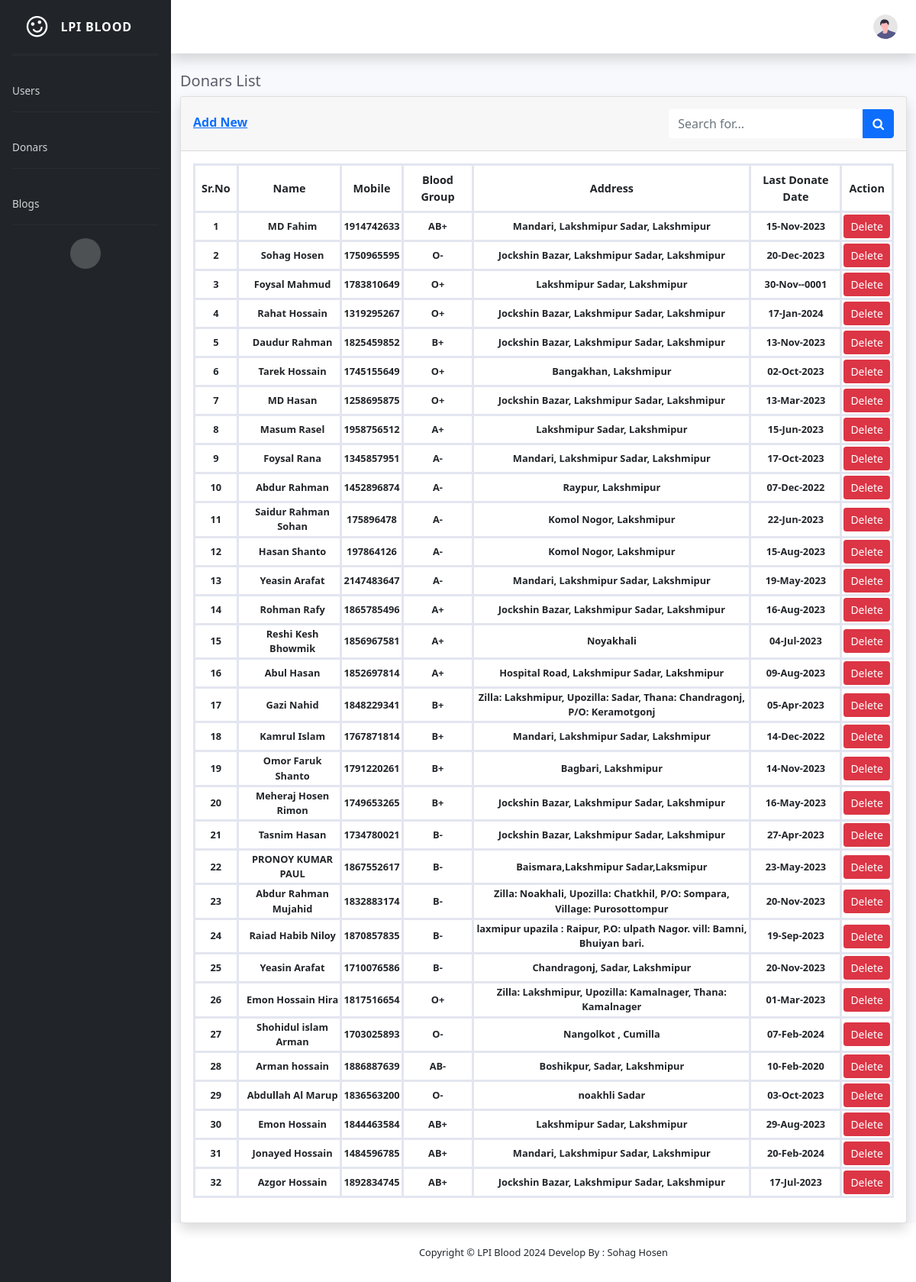
Screenshot of /admin/donors.php with the database file from the repository.
### tables this page shows
CREATE TABLE `donars` (
  `id` int(255) NOT NULL,
  `firstName` varchar(255) NOT NULL,
  `lastName` varchar(255) NOT NULL,
  `mobile` int(255) NOT NULL,
  `email` varchar(255) NOT NULL,
  `address` text NOT NULL,
  `blood_group` varchar(255) NOT NULL,
  `weight` int(255) NOT NULL,
  `f_num` int(255) NOT NULL,
  `last_donate_date` date NOT NULL,
  `img` varchar(255) NOT NULL
);

### admin/donors.php (the view, shortened to what this page needs)
<?php include 'header.php';
$sql = "SELECT * FROM donars";
$query = mysqli_query($con, $sql);
$rows = mysqli_num_rows($query);
?>
   <div class="container-fluid" id="adminPage">
      <h5 class="mb-2 text-gray-800">Donars List</h5>
      <div class="card shadow">
         <div class="card-header py-3 d-flex justify-content-between">
            <div>
               <a href="user_add.php">
                  <h6 class="font-weight-bold text-primary mt-2">Add New</h6>
               </a>
            </div>
            <div>
               <form class="navbar-search">
                  <div class="input-group">
                     <input type="text" class="form-control bg-white border-0 small" placeholder="Search for...">
                     <div class="input-group-append">
                        <button class="btn btn-primary" type="button"> <i class="fa fa-search"></i> </button>
                     </div>
                  </div>
               </form>
            </div>
         </div>
         <div class="card-body">
            <div class="table-responsive">
               <table class="table table-bordered" id="dataTable" width="100%" cellspacing="0">
                  <thead>
                     <tr>
                        <th>Sr.No</th>
                        <th>Name</th>
                        <th>Mobile</th>
                        <th>Blood Group</th>
                        <th>Address</th>
                        <th>Last Donate Date</th>
                        <th colspan="2">Action</th>
                     </tr>
                  </thead>
                  <tbody">
                     <?php
                        if ($rows){
                           $count = 1;
                           while ($result = mysqli_fetch_assoc($query)) {
                              ?>
                              <tr>
                                 <td><?= $count++?></td>
                                 <td style="text-align: center !important;"><?= ucfirst($result['firstName']." ".$result['lastName'])?></td>
                                 <td><?=$result['mobile'] ?></td>
                                 <td><?=$result['blood_group'] ?></td>
                                 <td><?=$result['address'] ?></td>
                                 <td><?=date('d-M-Y', strtotime($result['last_donate_date'])) ?></td>
                                 <td>
                                    <form method="POST" onsubmit=" return confirm('Are you sure you want to delete?')">
                                       <input type="submit" name="deleteDonar" value="Delete" class="btn btn-sm btn-danger">
                                    </form>
                                 </td>
                              </tr>
                              <?php
                           }
                        }else{
                           ?>
                           <tr><td class="text-center">No Record Found!</td></tr>
                           <?php
                        }
                     ?>
               </table>
            </div>
         </div>
      </div>
   </div>
</div>
<?php include 'footer.php';
?>

### rows the page displays
donars: firstName+lastName "MD Fahim", mobile "1914742633", blood_group "AB+", address "Mandari, Lakshmipur Sadar, Lakshmipur", last_donate_date "15-Nov-2023"
donars: firstName+lastName "Sohag Hosen", mobile "1750965595", blood_group "O-", address "Jockshin Bazar, Lakshmipur Sadar, Lakshmipur", last_donate_date "20-Dec-2023"
donars: firstName+lastName "Foysal Mahmud", mobile "1783810649", blood_group "O+", address "Lakshmipur Sadar, Lakshmipur", last_donate_date "30-Nov--0001"
donars: firstName+lastName "Rahat Hossain", mobile "1319295267", blood_group "O+", address "Jockshin Bazar, Lakshmipur Sadar, Lakshmipur", last_donate_date "17-Jan-2024"
donars: firstName+lastName "Daudur Rahman", mobile "1825459852", blood_group "B+", address "Jockshin Bazar, Lakshmipur Sadar, Lakshmipur", last_donate_date "13-Nov-2023"
donars: firstName+lastName "Tarek Hossain", mobile "1745155649", blood_group "O+", address "Bangakhan, Lakshmipur", last_donate_date "02-Oct-2023"
donars: firstName+lastName "MD Hasan", mobile "1258695875", blood_group "O+", address "Jockshin Bazar, Lakshmipur Sadar, Lakshmipur", last_donate_date "13-Mar-2023"
donars: firstName+lastName "Masum Rasel", mobile "1958756512", blood_group "A+", address "Lakshmipur Sadar, Lakshmipur", last_donate_date "15-Jun-2023"
donars: firstName+lastName "Foysal Rana", mobile "1345857951", blood_group "A-", address "Mandari, Lakshmipur Sadar, Lakshmipur", last_donate_date "17-Oct-2023"
donars: firstName+lastName "Abdur Rahman", mobile "1452896874", blood_group "A-", address "Raypur, Lakshmipur", last_donate_date "07-Dec-2022"
donars: firstName+lastName "Saidur Rahman Sohan", mobile "175896478", blood_group "A-", address "Komol Nogor, Lakshmipur", last_donate_date "22-Jun-2023"
donars: firstName+lastName "Hasan Shanto", mobile "197864126", blood_group "A-", address "Komol Nogor, Lakshmipur", last_donate_date "15-Aug-2023"
donars: firstName+lastName "Yeasin Arafat", mobile "2147483647", blood_group "A-", address "Mandari, Lakshmipur Sadar, Lakshmipur", last_donate_date "19-May-2023"
donars: firstName+lastName "Rohman Rafy", mobile "1865785496", blood_group "A+", address "Jockshin Bazar, Lakshmipur Sadar, Lakshmipur", last_donate_date "16-Aug-2023"
donars: firstName+lastName "Reshi Kesh Bhowmik", mobile "1856967581", blood_group "A+", address "Noyakhali", last_donate_date "04-Jul-2023"
donars: firstName+lastName "Abul Hasan", mobile "1852697814", blood_group "A+", address "Hospital Road, Lakshmipur Sadar, Lakshmipur", last_donate_date "09-Aug-2023"
donars: firstName+lastName "Gazi Nahid", mobile "1848229341", blood_group "B+", address "Zilla: Lakshmipur, Upozilla: Sadar, Thana: Chandragonj, P/O: Keramotgonj", last_donate_date "05-Apr-2023"
donars: firstName+lastName "Kamrul Islam", mobile "1767871814", blood_group "B+", address "Mandari, Lakshmipur Sadar, Lakshmipur", last_donate_date "14-Dec-2022"
donars: firstName+lastName "Omor Faruk Shanto", mobile "1791220261", blood_group "B+", address "Bagbari, Lakshmipur", last_donate_date "14-Nov-2023"
donars: firstName+lastName "Meheraj Hosen Rimon", mobile "1749653265", blood_group "B+", address "Jockshin Bazar, Lakshmipur Sadar, Lakshmipur", last_donate_date "16-May-2023"
donars: firstName+lastName "Tasnim Hasan", mobile "1734780021", blood_group "B-", address "Jockshin Bazar, Lakshmipur Sadar, Lakshmipur", last_donate_date "27-Apr-2023"
donars: firstName+lastName "PRONOY KUMAR PAUL", mobile "1867552617", blood_group "B-", address "Baismara,Lakshmipur Sadar,Laksmipur", last_donate_date "23-May-2023"
donars: firstName+lastName "Abdur Rahman Mujahid", mobile "1832883174", blood_group "B-", address "Zilla: Noakhali, Upozilla: Chatkhil, P/O: Sompara, Village: Purosottompur", last_donate_date "20-Nov-2023"
donars: firstName+lastName "Raiad Habib Niloy", mobile "1870857835", blood_group "B-", address "laxmipur upazila : Raipur, P.O: ulpath Nagor. vill: Bamni, Bhuiyan bari.", last_donate_date "19-Sep-2023"
donars: firstName+lastName "Yeasin Arafat", mobile "1710076586", blood_group "B-", address "Chandragonj, Sadar, Lakshmipur", last_donate_date "20-Nov-2023"
donars: firstName+lastName "Emon Hossain Hira", mobile "1817516654", blood_group "O+", address "Zilla: Lakshmipur, Upozilla: Kamalnager, Thana: Kamalnager", last_donate_date "01-Mar-2023"
donars: firstName+lastName "Shohidul islam Arman", mobile "1703025893", blood_group "O-", address "Nangolkot , Cumilla", last_donate_date "07-Feb-2024"
donars: firstName+lastName "Arman hossain", mobile "1886887639", blood_group "AB-", address "Boshikpur, Sadar, Lakshmipur", last_donate_date "10-Feb-2020"
donars: firstName+lastName "Abdullah Al Marup", mobile "1836563200", blood_group "O-", address "noakhli Sadar", last_donate_date "03-Oct-2023"
donars: firstName+lastName "Emon Hossain", mobile "1844463584", blood_group "AB+", address "Lakshmipur Sadar, Lakshmipur", last_donate_date "29-Aug-2023"
donars: firstName+lastName "Jonayed Hossain", mobile "1484596785", blood_group "AB+", address "Mandari, Lakshmipur Sadar, Lakshmipur", last_donate_date "20-Feb-2024"
donars: firstName+lastName "Azgor Hossain", mobile "1892834745", blood_group "AB+", address "Jockshin Bazar, Lakshmipur Sadar, Lakshmipur", last_donate_date "17-Jul-2023"
